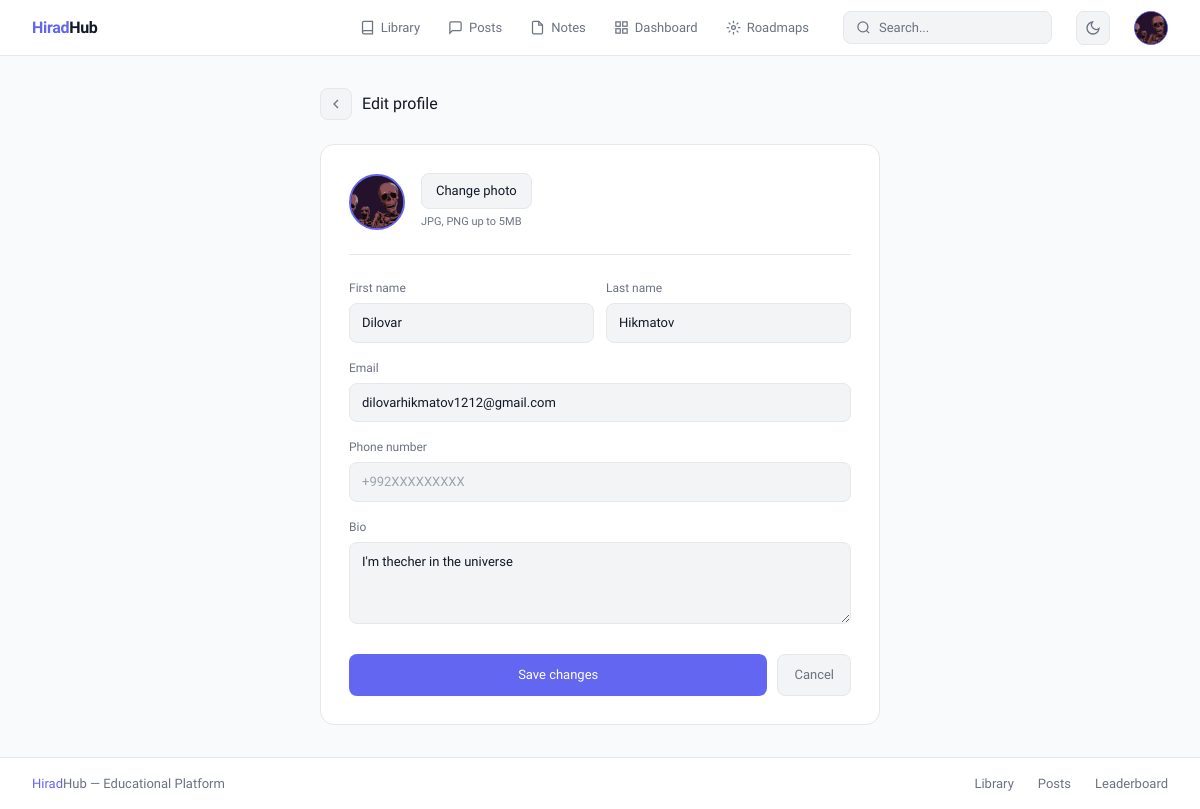
The app's page /user/profile/edit/ (signed in) with its own data.
### user/models.py (models this page shows, shortened)
class CustomUser(AbstractUser):
    phone_regex = RegexValidator(
        regex=r'^\+?1?\d{9,15}$',
        message="Phone number must be entered in the format: '+999999999'. Up to 15 digits allowed."
    )
    email = models.EmailField(unique=True, db_index=True)
    first_name = models.CharField(max_length=30, blank=True)
    last_name = models.CharField(max_length=30, blank=True)
    phone_number = models.CharField(max_length=15, blank=True, validators=[phone_regex])
    profile_picture = models.ImageField(upload_to='profile_pictures/', blank=True, null=True)
    bio = models.TextField(blank=True)
    is_email_verified = models.BooleanField(default=False)
    is_verified = models.BooleanField(default=False)
    role = models.CharField(max_length=20, default='student',
    choices=[('student', 'Student'), ('teacher', 'Teacher'), ('director', 'Director'), ('admin', 'Admin'  )])
    username = models.CharField(max_length=150, unique=True)
    groups = models.ManyToManyField(
        'auth.Group',
        verbose_name='groups',
        blank=True,
        help_text='The groups this user belongs to.',
        related_name='customuser_set',
        related_query_name='user',
    )
    score = models.PositiveIntegerField(default=0, db_index=True)
    level = models.PositiveIntegerField(default=1)
    title = models.CharField(max_length=50, blank=True, default='Newcomer')
    user_permissions = models.ManyToManyField(
        'auth.Permission',
        verbose_name='user permissions',
        blank=True,
        help_text='Specific permissions for this user.',
        related_name='customuser_set',
        related_query_name='user',
    )
    class Meta:
        verbose_name = 'User'
        verbose_name_plural = 'Users'

### user/views.py (the view)
# urls.py: path('profile/edit/', views.edit_profile, name='edit_profile'),
@login_required
def edit_profile(request):
    user = request.user
    if request.method == 'POST':
        form = CustomUserUpdateForm(request.POST, request.FILES, instance=user)
        if form.is_valid():
            user = form.save(commit=False)
            if request.FILES.get('profile_picture'):
                user.profile_picture = request.FILES['profile_picture']
            user.save()
            form.save_m2m()
            return redirect('user:profile')
        else:
            print(form.errors)
    else:
        form = CustomUserUpdateForm(instance=user)
    return render(request, 'user/profile/edit_profile.html', {'form': form, 'user': user})

### templates/user/profile/edit_profile.html (shortened to what this page needs)
{% extends 'base.html' %}
{% block content %}
<div style="max-width:560px; margin:0 auto;">
    <div style="display:flex; align-items:center; gap:10px; margin-bottom:1.5rem;">
        <a href="{% url 'user:profile' %}"
            style="display:flex; align-items:center; justify-content:center; width:32px; height:32px; background:var(--surface2); border:0.5px solid var(--border); border-radius:8px; text-decoration:none; color:var(--muted); transition:color 0.15s;"
            onmouseover="this.style.color='var(--text)'" onmouseout="this.style.color='var(--muted)'">
            <svg width="16" height="16" viewBox="0 0 24 24" fill="none" stroke="currentColor" stroke-width="2">
                <polyline points="15 18 9 12 15 6" />
            </svg>
        </a>
        <p style="font-size:16px; font-weight:500; color:var(--text);">Edit profile</p>
    </div>
    <div style="background:var(--surface); border:0.5px solid var(--border); border-radius:14px; padding:1.75rem;">
        <form method="POST" enctype="multipart/form-data" novalidate>
            <div
                style="display:flex; align-items:center; gap:1rem; margin-bottom:1.5rem; padding-bottom:1.5rem; border-bottom:0.5px solid var(--border);">
                <div id="avatar-preview"
                    style="width:56px; height:56px; border-radius:50%; background:#1e1d3a; border:2px solid var(--accent); display:flex; align-items:center; justify-content:center; font-size:20px; font-weight:500; color:#a5b4fc; overflow:hidden; flex-shrink:0;">
                    {% if request.user.profile_picture %}
                    <img id="avatar-img" src="{{ request.user.profile_picture.url }}"
                        style="width:100%;height:100%;object-fit:cover;" />
                    {% else %}
                    <span id="avatar-initials">{{ request.user.username|first|upper }}</span>
                    {% endif %}
                </div>
                <div>
                    <label for="id_profile_picture"
                        style="display:inline-block; padding:7px 14px; background:var(--surface2); border:0.5px solid var(--border); border-radius:8px; font-size:13px; color:var(--text); cursor:pointer; transition:background 0.15s;"
                        onmouseover="this.style.background='var(--border)'"
                        onmouseout="this.style.background='var(--surface2)'">
                        Change photo
                    </label>
                    <p style="font-size:11px; color:var(--muted); margin-top:5px;">JPG, PNG up to 5MB</p>
                </div>
            </div>
            <div style="display:grid; grid-template-columns:1fr 1fr; gap:12px; margin-bottom:1rem;">
                <div>
                    <label style="display:block; font-size:12px; color:var(--muted); margin-bottom:6px;">First
                        name</label>
                    <input type="text" name="first_name" value="{{ form.first_name.value|default:'' }}"
                        style="width:100%; padding:9px 12px; background:var(--surface2); border:0.5px solid var(--border); border-radius:8px; font-size:13px; color:var(--text); outline:none; font-family:'Sora',sans-serif;"
                        onfocus="this.style.borderColor='var(--accent)'"
                        onblur="this.style.borderColor='var(--border)'" />
                </div>
                <div>
                    <label style="display:block; font-size:12px; color:var(--muted); margin-bottom:6px;">Last
                        name</label>
                    <input type="text" name="last_name" value="{{ form.last_name.value|default:'' }}"
                        style="width:100%; padding:9px 12px; background:var(--surface2); border:0.5px solid var(--border); border-radius:8px; font-size:13px; color:var(--text); outline:none; font-family:'Sora',sans-serif;"
                        onfocus="this.style.borderColor='var(--accent)'"
                        onblur="this.style.borderColor='var(--border)'" />
                </div>
            </div>
            <div style="margin-bottom:1rem;">
                <label style="display:block; font-size:12px; color:var(--muted); margin-bottom:6px;">Email</label>
                <input type="email" name="email" value="{{ form.email.value|default:'' }}"
                    style="width:100%; padding:9px 12px; background:var(--surface2); border:0.5px solid var(--border); border-radius:8px; font-size:13px; color:var(--text); outline:none; font-family:'Sora',sans-serif;"
                    onfocus="this.style.borderColor='var(--accent)'" onblur="this.style.borderColor='var(--border)'" />
            </div>
            <div style="margin-bottom:1rem;">
                <label style="display:block; font-size:12px; color:var(--muted); margin-bottom:6px;">Phone
                    number</label>
                <input type="text" name="phone_number" value="{{ form.phone_number.value|default:'' }}"
                    placeholder="+992XXXXXXXXX"
                    style="width:100%; padding:9px 12px; background:var(--surface2); border:0.5px solid var(--border); border-radius:8px; font-size:13px; color:var(--text); outline:none; font-family:'Sora',sans-serif;"
                    onfocus="this.style.borderColor='var(--accent)'" onblur="this.style.borderColor='var(--border)'" />
            </div>
            <div style="margin-bottom:1.5rem;">
                <label style="display:block; font-size:12px; color:var(--muted); margin-bottom:6px;">Bio</label>
                <textarea name="bio" rows="3" placeholder="Tell something about yourself..."
                    style="width:100%; padding:9px 12px; background:var(--surface2); border:0.5px solid var(--border); border-radius:8px; font-size:13px; color:var(--text); outline:none; font-family:'Sora',sans-serif; resize:vertical; line-height:1.6;"
                    onfocus="this.style.borderColor='var(--accent)'"
                    onblur="this.style.borderColor='var(--border)'">{{ form.bio.value|default:'' }}</textarea>
            </div>
            <div style="display:flex; gap:10px;">
                <button type="submit"
                    style="flex:1; padding:10px; background:var(--accent); color:#fff; border:none; border-radius:8px; font-size:13px; font-weight:500; cursor:pointer; font-family:'Sora',sans-serif; transition:background 0.15s;"
                    onmouseover="this.style.background='var(--accent-h)'"
                    onmouseout="this.style.background='var(--accent)'">
                    Save changes
                </button>
                <a href="{% url 'user:profile' %}"
                    style="padding:10px 16px; background:var(--surface2); border:0.5px solid var(--border); border-radius:8px; font-size:13px; color:var(--muted); text-decoration:none; transition:background 0.15s;"
                    onmouseover="this.style.background='var(--border)'"
                    onmouseout="this.style.background='var(--surface2)'">
                    Cancel
                </a>
            </div>
        </form>
    </div>
</div>
{% endblock %}

### templates/base.html (shortened to what this page needs)
<!DOCTYPE html>
<html lang="en">
<head>
    <script src="https://cdn.tailwindcss.com"></script>
</head>
<body>
    <header class="navbar">
        <a href="{% url 'main:home' %}" class="nav-logo"><span>Hirad</span>Hub</a>
        <nav class="nav-links">
            <a href="{% url 'library:home' %}" class="nav-link {% block nav_library %}{% endblock %}">
                <svg width="15" height="15" viewBox="0 0 24 24" fill="none" stroke="currentColor" stroke-width="2">
                    <path d="M4 19.5A2.5 2.5 0 0 1 6.5 17H20" />
                    <path d="M6.5 2H20v20H6.5A2.5 2.5 0 0 1 4 19.5v-15A2.5 2.5 0 0 1 6.5 2z" />
                </svg>
                Library
            </a>
            <a href="{% url 'post:list' %}" class="nav-link {% block nav_posts %}{% endblock %}">
                <svg width="15" height="15" viewBox="0 0 24 24" fill="none" stroke="currentColor" stroke-width="2">
                    <path d="M21 15a2 2 0 0 1-2 2H7l-4 4V5a2 2 0 0 1 2-2h14a2 2 0 0 1 2 2z" />
                </svg>
                Posts
            </a>
            <a href="{% url 'note:list' %}" class="nav-link {% block nav_notes %}{% endblock %}">
                <svg width="15" height="15" viewBox="0 0 24 24" fill="none" stroke="currentColor" stroke-width="2">
                    <path d="M14 2H6a2 2 0 0 0-2 2v16a2 2 0 0 0 2 2h12a2 2 0 0 0 2-2V8z" />
                    <polyline points="14 2 14 8 20 8" />
                </svg>
                Notes
            </a>
            <a href="{% url 'main:dashboard' %}" class="nav-link {% block nav_dashboard %}{% endblock %}">
                <svg width="15" height="15" viewBox="0 0 24 24" fill="none" stroke="currentColor" stroke-width="2">
                    <rect x="3" y="3" width="7" height="7" />
                    <rect x="14" y="3" width="7" height="7" />
                    <rect x="14" y="14" width="7" height="7" />
                    <rect x="3" y="14" width="7" height="7" />
                </svg>
                Dashboard
            </a>
            <a href="{% url 'roadmap:list' %}" class="nav-link {% block nav_roadmap %}{% endblock %}">
                <svg width="15" height="15" viewBox="0 0 24 24" fill="none" stroke="currentColor" stroke-width="2">
                    <circle cx="12" cy="12" r="3"/>
                    <path d="M12 1v4M12 19v4M4.22 4.22l2.83 2.83M16.95 16.95l2.83 2.83M1 12h4M19 12h4M4.22 19.78l2.83-2.83M16.95 7.05l2.83-2.83"/>
                </svg>
                Roadmaps
            </a>
        </nav>
        <div class="search-wrap">
            <form class="search-form" id="search-form" autocomplete="off">
                <svg width="15" height="15" viewBox="0 0 24 24" fill="none" stroke="currentColor" stroke-width="2"
                    style="color:var(--muted);flex-shrink:0;">
                    <circle cx="11" cy="11" r="8" />
                    <path d="m21 21-4.35-4.35" />
                </svg>
                <input type="text" id="search-input" name="q" placeholder="Search..."
                    value="{{ request.GET.q|default:'' }}" />
            </form>
        </div>
        <button class="theme-btn" id="theme-toggle" title="Toggle theme">
            <svg id="icon-moon" width="16" height="16" viewBox="0 0 24 24" fill="none" stroke="currentColor"
                stroke-width="2">
                <path d="M21 12.79A9 9 0 1 1 11.21 3 7 7 0 0 0 21 12.79z" />
            </svg>
        </button>
        {% if user.is_authenticated %}
        <div class="dropdown" id="user-dropdown">
            <div class="avatar-btn" id="avatar-btn">
                {% if user.profile_picture %}
                <img src="{{ user.profile_picture.url }}" alt="avatar" />
                {% else %}
                {{ request.user.username|first|upper }}
                {% endif %}
            </div>
        </div>
        {% else %}
        <div style="display:flex;align-items:center;gap:6px;flex-shrink:0;">
            <a href="{% url 'user:login' %}" class="btn-ghost">Login</a>
            <a href="{% url 'user:register' %}" class="btn-primary">Register</a>
        </div>
        {% endif %}
    </header>
    <main>{% block content %}{% endblock %}</main>
    <footer>
        <span><span style="color:var(--accent);font-weight:500;">Hirad</span>Hub — Educational Platform</span>
        <div class="footer-links">
            <a href="{% url 'library:home' %}">Library</a>
            <a href="{% url 'post:list' %}">Posts</a>
            <a href="{% url 'main:leaderboard' %}">Leaderboard</a>
        </div>
    </footer>
</body>
</html>

### records on screen
CustomUser: profile_picture (picture), user.profile_picture (picture), first_name "Dilovar", last_name "Hikmatov", email "dilovarhikmatov1212@gmail.com", bio "I'm thecher in the universe"
